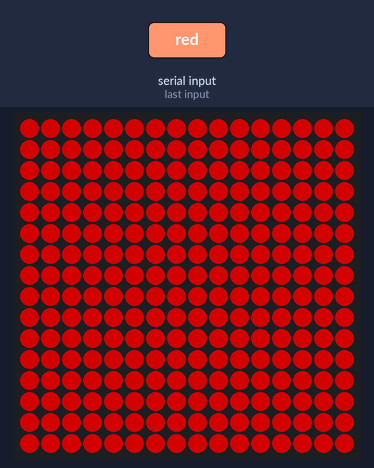
A program run on a simulated Raspberry Pi (BCM pin numbers) with a Unicorn HAT HD. On the bench: 16×16 RGB LED matrix. The inputs (shaded band) are chosen by the test bench. Dim RGB values are drawn brighter than linear; what the program prints to the terminal is not drawn. At 1.3 s the program stops and its outputs stay as they are.

1.3 s: "red" typed at the terminal, then Enter
Above: at 2.0 s.
Timing chart, 0 to 2.8 s (numbered marks = the images above; inputs shaded):
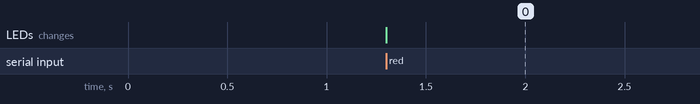

The program:

Expert2.py
```python
import unicornhathd as uch
uch.brightness(0.5)

fav = input("What's your favourite colour? ")

if fav == "red":
    uch.set_all(255,0,0)
if fav == "orange":
    uch.set_all(255,165,0)
if fav == "yellow":
    uch.set_all(255,255,0)
if fav == "green":
    uch.set_all(0,255,0)
if fav == "aqua":
    uch.set_all(0,255,255)
if fav == "blue":
    uch.set_all(0,0,255)
if fav == "purple":
    uch.set_all(255,0,255)
if fav == "pink":
    uch.set_all(255,192,203)

uch.show()
```

Measured:
- after the input at 1.3 s, the LEDs: change at once (image 0)
